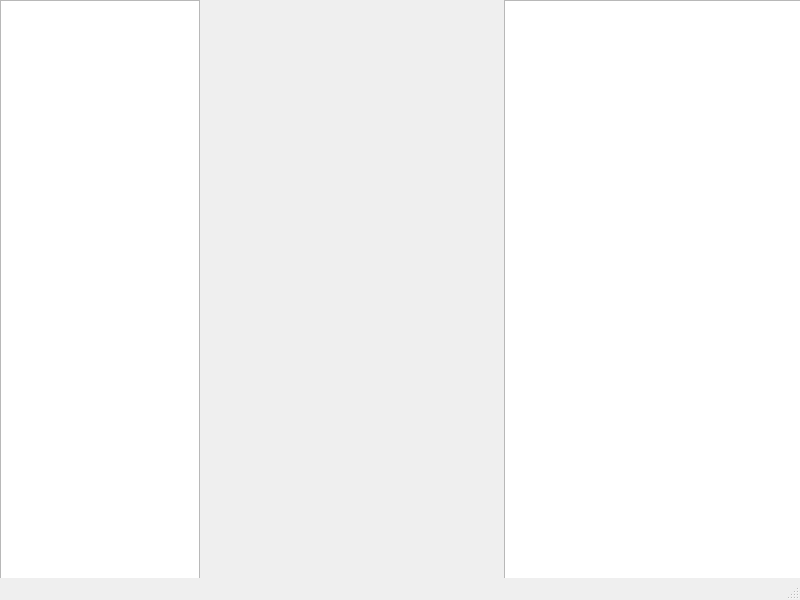
<?xml version="1.0" encoding="UTF-8"?>
<ui version="4.0">
 <class>MainWindow</class>
 <widget class="QMainWindow" name="MainWindow">
  <property name="geometry">
   <rect>
    <x>0</x>
    <y>0</y>
    <width>800</width>
    <height>600</height>
   </rect>
  </property>
  <property name="windowTitle">
   <string>MainWindow</string>
  </property>
  <widget class="QWidget" name="centralwidget">
   <widget class="QWidget" name="horizontalLayoutWidget">
    <property name="geometry">
     <rect>
      <x>0</x>
      <y>0</y>
      <width>801</width>
      <height>581</height>
     </rect>
    </property>
    <layout class="QHBoxLayout" name="horizontalLayout">
     <property name="sizeConstraint">
      <enum>QLayout::SetMinimumSize</enum>
     </property>
     <item>
      <widget class="QListView" name="listView">
       <property name="maximumSize">
        <size>
         <width>200</width>
         <height>600</height>
        </size>
       </property>
       <property name="movement">
        <enum>QListView::Free</enum>
       </property>
      </widget>
     </item>
     <item>
      <spacer name="horizontalSpacer">
       <property name="orientation">
        <enum>Qt::Horizontal</enum>
       </property>
       <property name="sizeHint" stdset="0">
        <size>
         <width>13</width>
         <height>20</height>
        </size>
       </property>
      </spacer>
     </item>
     <item>
      <widget class="QListView" name="listView_2"/>
     </item>
    </layout>
   </widget>
  </widget>
  <widget class="QMenuBar" name="menubar">
   <property name="geometry">
    <rect>
     <x>0</x>
     <y>0</y>
     <width>800</width>
     <height>22</height>
    </rect>
   </property>
  </widget>
  <widget class="QStatusBar" name="statusbar"/>
 </widget>
 <resources/>
 <connections/>
</ui>
